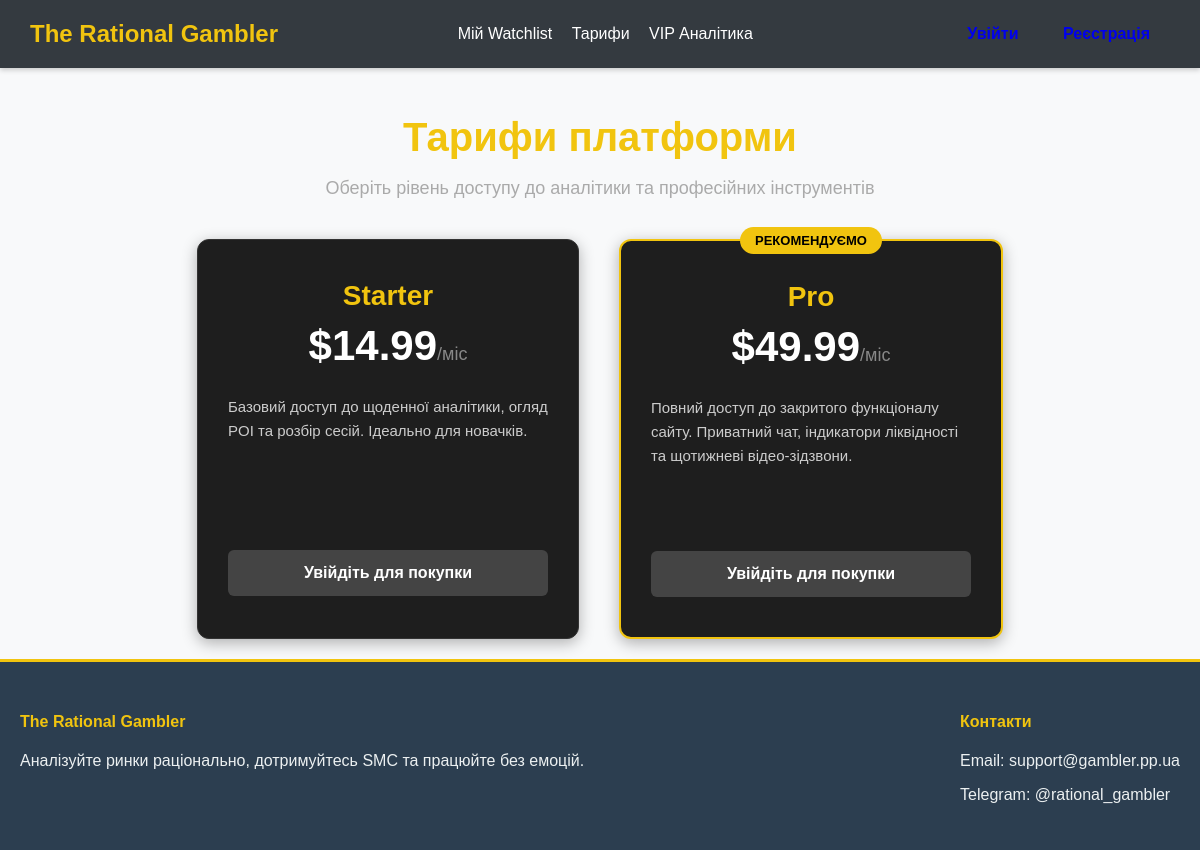
Before: /pricing/ with the older database file.
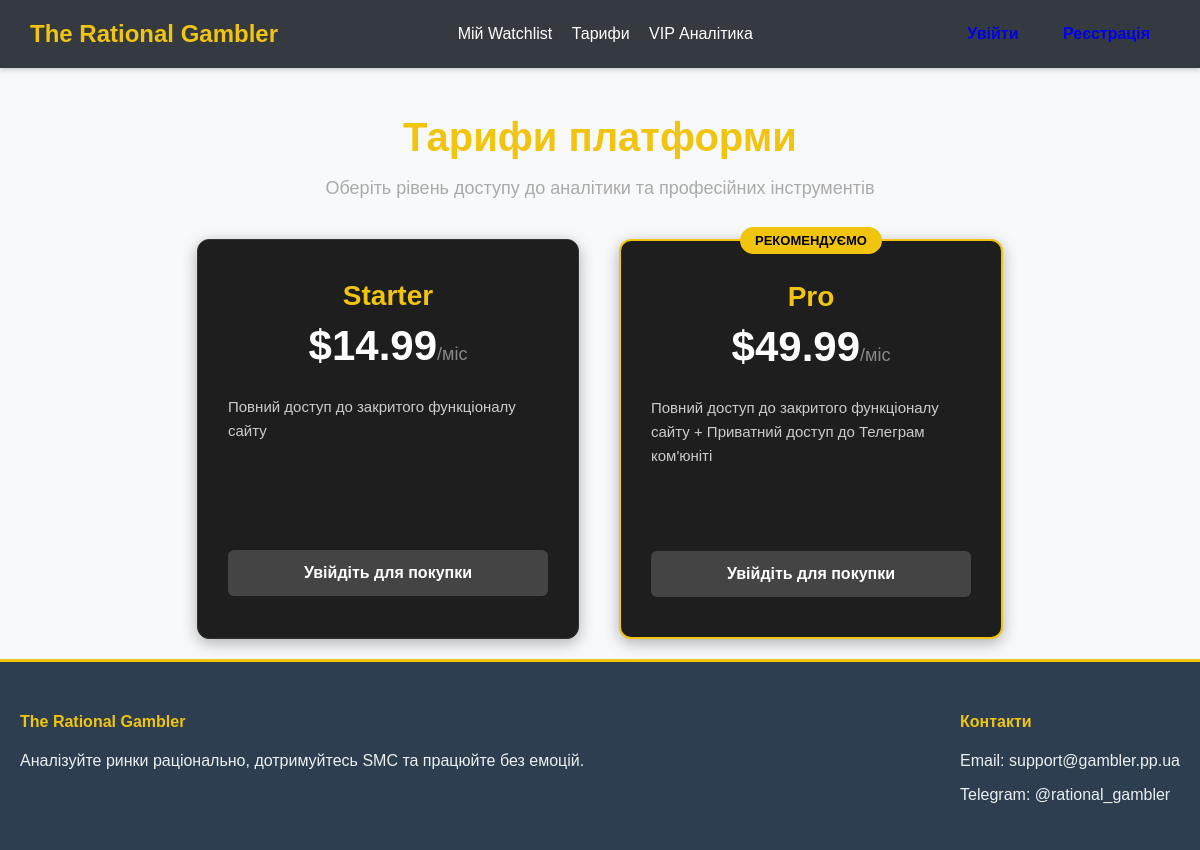
After: the same page with the newer database file.
### my_app/models.py (models this page shows, shortened)
class SubscriptionPlan(models.Model):
    title = models.CharField(max_length=100, verbose_name="Назва тарифу (напр. VIP)")
    price = models.DecimalField(max_digits=6, decimal_places=2, verbose_name="Ціна $")
    description = models.TextField(verbose_name="Що входить у підписку")

### my_app/views.py (the view)
# urls.py: path('pricing/', views.pricing_view, name='pricing'),
def pricing_view(request):
    plans = SubscriptionPlan.objects.all()
    user_plans = []
    if request.user.is_authenticated:
        user_plans = Order.objects.filter(user=request.user).values_list('plan_id', flat=True)
    return render(request, 'pages/pricing.html', {
        'plans': plans,
        'user_plans': user_plans
    })

### my_app/templates/pages/pricing.html (shortened to what this page needs)
{% extends 'base.html' %}
{% block content %}
<div style="text-align: center; color: #fff; margin-top: 20px; margin-bottom: 40px;">
    <h1 style="color: #f1c40f; font-size: 40px; margin-bottom: 10px;">Тарифи платформи</h1>
    <p style="color: #aaa; font-size: 18px;">Оберіть рівень доступу до аналітики та професійних інструментів</p>
</div>
<div class="pricing-container">
    {% for plan in plans %}
        <div class="pricing-card {% if 'Pro' in plan.title %}pro{% endif %}">
            {% if 'Pro' in plan.title %}
                <div class="pro-badge">Рекомендуємо</div>
            {% endif %}
            <div class="pricing-title">{{ plan.title }}</div>
            <div class="pricing-price">${{ plan.price }}<span>/міс</span></div>
            <div class="pricing-desc">
                {{ plan.description }}
            </div>
            {% if user.is_authenticated %}
                {% if plan.id in user_plans %}
                    <button class="pricing-btn pricing-btn-disabled" disabled>Вже придбано</button>
                {% else %}
                    <a href="{% url 'checkout' plan.id %}" class="pricing-btn">Оформити підписку</a>
                {% endif %}
            {% else %}
                <a href="{% url 'login' %}?next={% url 'pricing' %}" class="pricing-btn pricing-btn-login">Увійдіть для покупки</a>
            {% endif %}
        </div>
    {% endfor %}
</div>
{% endblock %}

Changed rows visible on the page:
changed SubscriptionPlan "Starter": description "Базовий доступ до щоденної аналітики, огляд POI та розбір сесій. Ідеально для новачків." → "Повний доступ до закритого функціоналу сайту"
changed SubscriptionPlan "Pro": description "Повний доступ до закритого функціоналу сайту. Приватний чат, індикатори ліквідності та щотижневі відео-зідзвони." → "Повний доступ до закритого функціоналу сайту + Приватний доступ до Телеграм ком'юніті"
